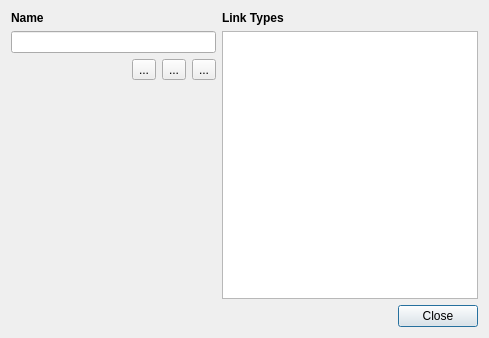
<?xml version="1.0" encoding="UTF-8"?>
<ui version="4.0">
 <class>LinkEditor</class>
 <widget class="QDialog" name="LinkEditor">
  <property name="geometry">
   <rect>
    <x>0</x>
    <y>0</y>
    <width>489</width>
    <height>338</height>
   </rect>
  </property>
  <property name="windowTitle">
   <string>Dialog</string>
  </property>
  <layout class="QVBoxLayout" name="verticalLayout_2">
   <item>
    <layout class="QGridLayout" name="gridLayout">
     <item row="0" column="0">
      <widget class="QLabel" name="label_2">
       <property name="font">
        <font>
         <weight>75</weight>
         <bold>true</bold>
        </font>
       </property>
       <property name="text">
        <string>Name</string>
       </property>
      </widget>
     </item>
     <item row="0" column="1">
      <widget class="QLabel" name="label">
       <property name="font">
        <font>
         <weight>75</weight>
         <bold>true</bold>
        </font>
       </property>
       <property name="text">
        <string>Link Types</string>
       </property>
      </widget>
     </item>
     <item row="1" column="0">
      <layout class="QVBoxLayout" name="verticalLayout">
       <item>
        <widget class="QLineEdit" name="linkTypeEdit"/>
       </item>
       <item>
        <layout class="QHBoxLayout" name="horizontalLayout">
         <item>
          <spacer name="horizontalSpacer">
           <property name="orientation">
            <enum>Qt::Horizontal</enum>
           </property>
           <property name="sizeHint" stdset="0">
            <size>
             <width>40</width>
             <height>20</height>
            </size>
           </property>
          </spacer>
         </item>
         <item>
          <widget class="QToolButton" name="addLinkTypeButton">
           <property name="toolTip">
            <string>Add link type</string>
           </property>
           <property name="text">
            <string>...</string>
           </property>
           <property name="icon">
            <iconset resource="resources.qrc">
             <normaloff>:/icons/Resources/list-add-3.ico</normaloff>:/icons/Resources/list-add-3.ico</iconset>
           </property>
          </widget>
         </item>
         <item>
          <widget class="QToolButton" name="removeLinkTypeButton">
           <property name="toolTip">
            <string>Remove link type</string>
           </property>
           <property name="text">
            <string>...</string>
           </property>
           <property name="icon">
            <iconset resource="resources.qrc">
             <normaloff>:/icons/Resources/list-remove-5.ico</normaloff>:/icons/Resources/list-remove-5.ico</iconset>
           </property>
          </widget>
         </item>
         <item>
          <widget class="QToolButton" name="renameLinkTypeButton">
           <property name="toolTip">
            <string>Rename link type</string>
           </property>
           <property name="text">
            <string>...</string>
           </property>
           <property name="icon">
            <iconset resource="resources.qrc">
             <normaloff>:/icons/Resources/edit-rename.ico</normaloff>:/icons/Resources/edit-rename.ico</iconset>
           </property>
          </widget>
         </item>
        </layout>
       </item>
       <item>
        <spacer name="verticalSpacer">
         <property name="orientation">
          <enum>Qt::Vertical</enum>
         </property>
         <property name="sizeHint" stdset="0">
          <size>
           <width>20</width>
           <height>40</height>
          </size>
         </property>
        </spacer>
       </item>
      </layout>
     </item>
     <item row="1" column="1">
      <widget class="QListView" name="linkTypeView"/>
     </item>
    </layout>
   </item>
   <item>
    <widget class="QDialogButtonBox" name="buttonBox">
     <property name="orientation">
      <enum>Qt::Horizontal</enum>
     </property>
     <property name="standardButtons">
      <set>QDialogButtonBox::Close</set>
     </property>
    </widget>
   </item>
  </layout>
 </widget>
 <resources>
  <include location="resources.qrc"/>
 </resources>
 <connections>
  <connection>
   <sender>buttonBox</sender>
   <signal>accepted()</signal>
   <receiver>LinkEditor</receiver>
   <slot>accept()</slot>
   <hints>
    <hint type="sourcelabel">
     <x>248</x>
     <y>254</y>
    </hint>
    <hint type="destinationlabel">
     <x>157</x>
     <y>274</y>
    </hint>
   </hints>
  </connection>
  <connection>
   <sender>buttonBox</sender>
   <signal>rejected()</signal>
   <receiver>LinkEditor</receiver>
   <slot>reject()</slot>
   <hints>
    <hint type="sourcelabel">
     <x>316</x>
     <y>260</y>
    </hint>
    <hint type="destinationlabel">
     <x>286</x>
     <y>274</y>
    </hint>
   </hints>
  </connection>
 </connections>
</ui>
